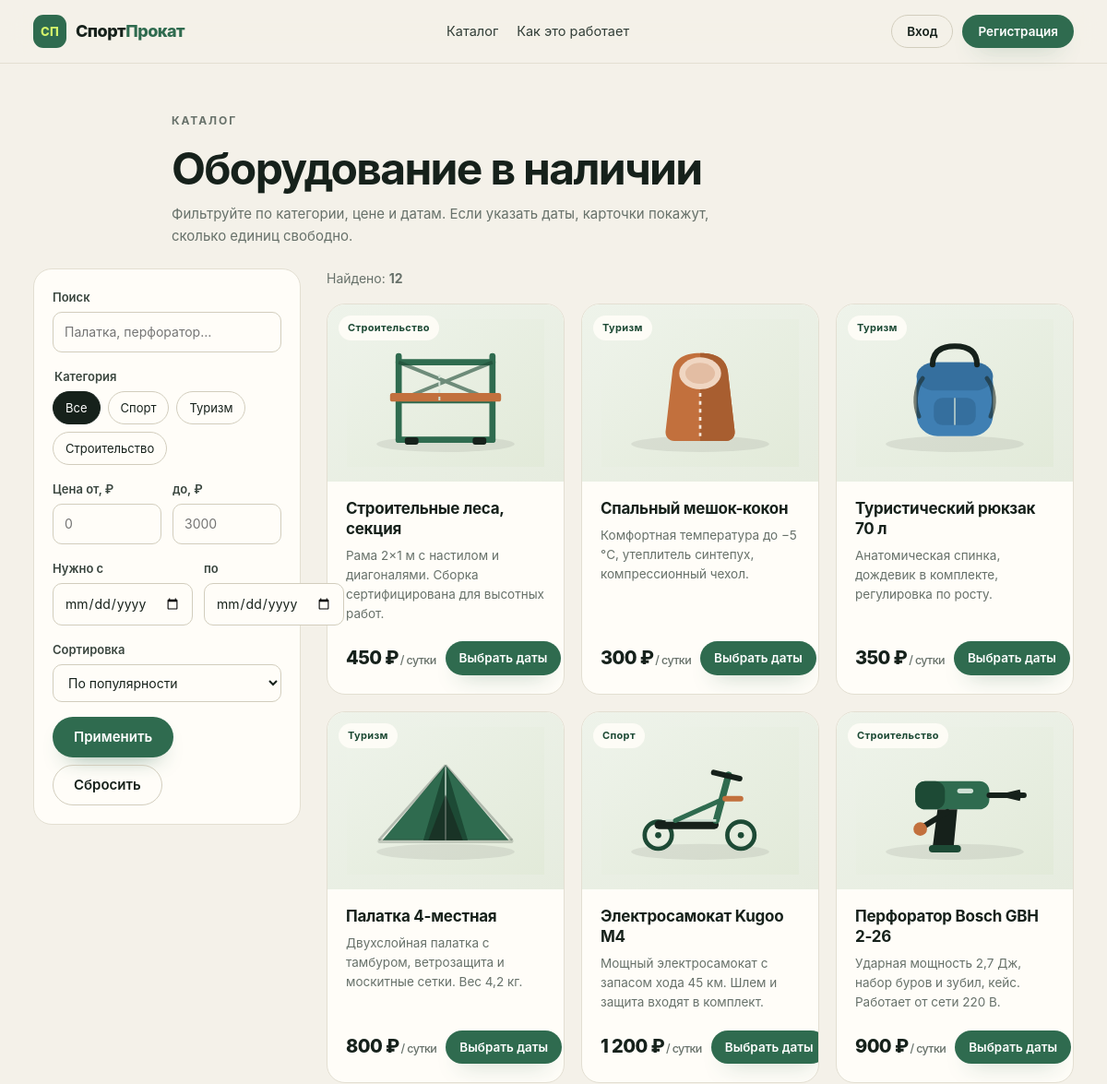
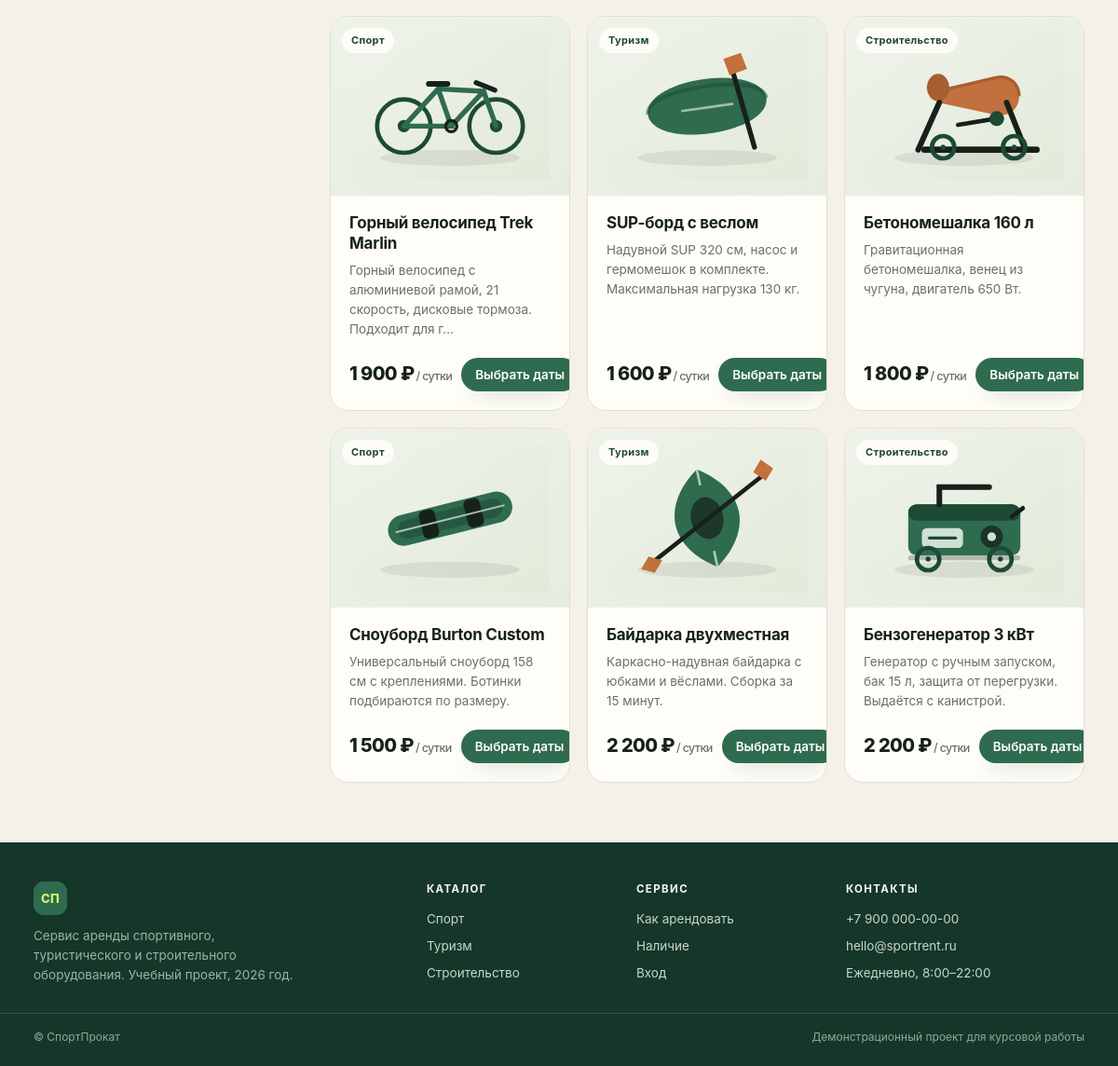
/catalog, run on the app's committed database (2 pictures, top to bottom).
### tables this page shows
CREATE TABLE categories (
    id INTEGER PRIMARY KEY AUTOINCREMENT,
    name TEXT NOT NULL UNIQUE,
    slug TEXT NOT NULL UNIQUE,
    icon TEXT NOT NULL DEFAULT 'box'
);

CREATE TABLE equipment (
    id INTEGER PRIMARY KEY AUTOINCREMENT,
    category_id INTEGER NOT NULL REFERENCES categories(id),
    name TEXT NOT NULL,
    description TEXT NOT NULL DEFAULT '',
    price_per_day INTEGER NOT NULL,
    deposit INTEGER NOT NULL DEFAULT 0,
    qty_total INTEGER NOT NULL DEFAULT 1,
    image TEXT NOT NULL DEFAULT 'box.svg',
    active INTEGER NOT NULL DEFAULT 1,
    created_at TEXT NOT NULL DEFAULT CURRENT_TIMESTAMP
);

### main.py (the view)
@app.get('/catalog', response_class=HTMLResponse, name='catalog')
def catalog(request: Request, category: str='', q: str='', price_min: str='', price_max: str='', sort: str='popular', date_from: str='', date_to: str=''):
    db = connect()
    sql = 'SELECT e.*,c.name category_name,c.slug category_slug FROM equipment e JOIN categories c ON c.id=e.category_id WHERE e.active=1'
    args = []
    if category:
        sql += ' AND c.slug=?'
        args.append(category)
    if q:
        sql += ' AND (e.name LIKE ? OR e.description LIKE ?)'
        args += [f'%{q}%', f'%{q}%']
    if price_min.isdigit():
        sql += ' AND e.price_per_day>=?'
        args.append(int(price_min))
    if price_max.isdigit():
        sql += ' AND e.price_per_day<=?'
        args.append(int(price_max))
    sql += ' ORDER BY ' + {'price_asc': 'e.price_per_day ASC', 'price_desc': 'e.price_per_day DESC', 'name': 'e.name ASC', 'popular': 'e.qty_total DESC,e.id ASC'}.get(sort, 'e.id ASC')
    rows = db.execute(sql, args).fetchall()
    start, end = (parse_date(date_from), parse_date(date_to))
    err = None
    if date_from or date_to:
        if not start or not end:
            err = 'Введите обе даты, чтобы проверить доступность.'
        elif end < start:
            err = 'Дата окончания раньше даты начала.'
        elif start < date.today():
            err = 'Дата начала уже прошла.'
    items = []
    for row in rows:
        d = dict(row)
        d['free'] = available_qty(db, row['id'], start, end) if start and end and (not err) else None
        items.append(d)
    cats = db.execute('SELECT * FROM categories ORDER BY id').fetchall()
    return page(request, db, 'catalog.html', items=items, categories=cats, category=category, q=q, price_min=price_min, price_max=price_max, sort=sort, date_from=date_from, date_to=date_to, date_error=err)

### templates/catalog.html (shortened to what this page needs)
{% extends "base.html" %}
{% from "macros.html" import equipment_card with context %}
{% block content %}
<section class="page-head wrap">
  <p class="kicker kicker--dark">Каталог</p>
  <h1>Оборудование в наличии</h1>
  <p class="page-head__lead">Фильтруйте по категории, цене и датам. Если указать даты, карточки покажут, сколько единиц свободно.</p>
</section>
<section class="wrap catalog">
  <aside class="filters">
    <form method="get" action="{{ url_for('catalog') }}" class="filters__form">
      <label class="field">
        <span>Поиск</span>
        <input type="search" name="q" value="{{ q }}" placeholder="Палатка, перфоратор…">
      </label>
      <fieldset class="field">
        <legend>Категория</legend>
        <div class="chips">
          <label class="chip">
            <span>Все</span>
          </label>
          {% for c in categories %}
            <label class="chip">
              <span>{{ c.name }}</span>
            </label>
          {% endfor %}
        </div>
      </fieldset>
      <div class="field-row">
        <label class="field">
          <span>Цена от, ₽</span>
          <input type="number" name="price_min" min="0" step="50" value="{{ price_min }}" placeholder="0">
        </label>
        <label class="field">
          <span>до, ₽</span>
          <input type="number" name="price_max" min="0" step="50" value="{{ price_max }}" placeholder="3000">
        </label>
      </div>
      <div class="field-row">
        <label class="field">
          <span>Нужно с</span>
          <input type="date" name="date_from" min="{{ today }}" value="{{ date_from }}">
        </label>
        <label class="field">
          <span>по</span>
          <input type="date" name="date_to" min="{{ today }}" value="{{ date_to }}">
        </label>
      </div>
      <label class="field">
        <span>Сортировка</span>
        <select name="sort">
          <option value="popular" {% if sort == 'popular' %}selected{% endif %}>По популярности</option>
        </select>
      </label>
      <div class="filters__actions">
        <button class="btn btn--primary" type="submit">Применить</button>
        <a class="btn btn--ghost" href="{{ url_for('catalog') }}">Сбросить</a>
      </div>
    </form>
  </aside>
  <div class="catalog__main">
    <div class="catalog__bar">
      <span>Найдено: <b>{{ items|length }}</b></span>
    </div>
    {% if items %}
      <div class="grid grid--3">
        {% for item in items %}
          {{ equipment_card(item, item.free) }}
        {% endfor %}
      </div>
    {% else %}
      <div class="empty">
        <h3>Ничего не найдено</h3>
        <p>Попробуйте изменить фильтры или сбросить их.</p>
        <a class="btn btn--primary" href="{{ url_for('catalog') }}">Сбросить фильтры</a>
      </div>
    {% endif %}
  </div>
</section>
{% endblock %}

### templates/macros.html (shortened to what this page needs)
{% macro equipment_card(item, free=None) %}
<article class="card">
  <a class="card__media" href="{{ url_for('product', equipment_id=item.id) }}">
    <img src="{{ url_for('static', path='img/' ~ item.image) }}" alt="{{ item.name }}" loading="lazy">
    <span class="card__cat">{{ item.category_name }}</span>
  </a>
  <div class="card__body">
    <h3 class="card__title">
      <a href="{{ url_for('product', equipment_id=item.id) }}">{{ item.name }}</a>
    </h3>
    <p class="card__desc">{{ item.description|truncate(84, true, '…') }}</p>
    <div class="card__foot">
      <p class="price">{{ item.price_per_day|money }}<span>/ сутки</span></p>
      <a class="btn btn--primary btn--sm" href="{{ url_for('product', equipment_id=item.id) }}">Выбрать даты</a>
    </div>
  </div>
</article>
{% endmacro %}

### data on the page
categories: name "Спорт"
categories: name "Туризм"
categories: name "Строительство"
equipment: image (picture), category_name "Строительство", name "Строительные леса, секция", description "Рама 2×1 м с настилом и диагоналями. Сборка сертифицирована для высотных работ.", price_per_day "450 ₽"
equipment: image (picture), category_name "Туризм", name "Спальный мешок-кокон", description "Комфортная температура до −5 °C, утеплитель синтепух, компрессионный чехол.", price_per_day "300 ₽"
equipment: image (picture), category_name "Туризм", name "Туристический рюкзак 70 л", description "Анатомическая спинка, дождевик в комплекте, регулировка по росту.", price_per_day "350 ₽"
equipment: image (picture), category_name "Туризм", name "Палатка 4-местная", description "Двухслойная палатка с тамбуром, ветрозащита и москитные сетки. Вес 4,2 кг.", price_per_day "800 ₽"
equipment: image (picture), category_name "Спорт", name "Электросамокат Kugoo M4", description "Мощный электросамокат с запасом хода 45 км. Шлем и защита входят в комплект.", price_per_day "1 200 ₽"
equipment: image (picture), category_name "Строительство", name "Перфоратор Bosch GBH 2-26", description "Ударная мощность 2,7 Дж, набор буров и зубил, кейс. Работает от сети 220 В.", price_per_day "900 ₽"
equipment: image (picture), category_name "Спорт", name "Горный велосипед Trek Marlin", description "Горный велосипед с алюминиевой рамой, 21 скорость, дисковые тормоза. Подходит для г…", price_per_day "1 900 ₽"
equipment: image (picture), category_name "Туризм", name "SUP-борд с веслом", description "Надувной SUP 320 см, насос и гермомешок в комплекте. Максимальная нагрузка 130 кг.", price_per_day "1 600 ₽"
equipment: image (picture), category_name "Строительство", name "Бетономешалка 160 л", description "Гравитационная бетономешалка, венец из чугуна, двигатель 650 Вт.", price_per_day "1 800 ₽"
equipment: image (picture), category_name "Спорт", name "Сноуборд Burton Custom", description "Универсальный сноуборд 158 см с креплениями. Ботинки подбираются по размеру.", price_per_day "1 500 ₽"
equipment: image (picture), category_name "Туризм", name "Байдарка двухместная", description "Каркасно-надувная байдарка с юбками и вёслами. Сборка за 15 минут.", price_per_day "2 200 ₽"
equipment: image (picture), category_name "Строительство", name "Бензогенератор 3 кВт", description "Генератор с ручным запуском, бак 15 л, защита от перегрузки. Выдаётся с канистрой.", price_per_day "2 200 ₽"

### other printed values
{{ items|length }} "12"
